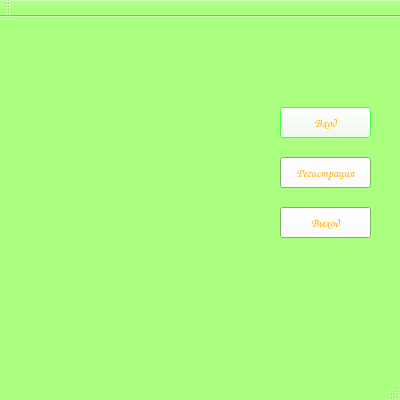
<?xml version="1.0" encoding="UTF-8"?>
<ui version="4.0">
 <class>MainWindow</class>
 <widget class="QMainWindow" name="MainWindow">
  <property name="geometry">
   <rect>
    <x>0</x>
    <y>0</y>
    <width>400</width>
    <height>400</height>
   </rect>
  </property>
  <property name="palette">
   <palette>
    <active>
     <colorrole role="WindowText">
      <brush brushstyle="SolidPattern">
       <color alpha="255">
        <red>0</red>
        <green>0</green>
        <blue>0</blue>
       </color>
      </brush>
     </colorrole>
     <colorrole role="Button">
      <brush brushstyle="SolidPattern">
       <color alpha="255">
        <red>255</red>
        <green>255</green>
        <blue>255</blue>
       </color>
      </brush>
     </colorrole>
     <colorrole role="Dark">
      <brush brushstyle="SolidPattern">
       <color alpha="255">
        <red>170</red>
        <green>255</green>
        <blue>127</blue>
       </color>
      </brush>
     </colorrole>
     <colorrole role="Text">
      <brush brushstyle="SolidPattern">
       <color alpha="255">
        <red>0</red>
        <green>0</green>
        <blue>0</blue>
       </color>
      </brush>
     </colorrole>
     <colorrole role="ButtonText">
      <brush brushstyle="SolidPattern">
       <color alpha="255">
        <red>255</red>
        <green>170</green>
        <blue>0</blue>
       </color>
      </brush>
     </colorrole>
     <colorrole role="Base">
      <brush brushstyle="SolidPattern">
       <color alpha="255">
        <red>255</red>
        <green>255</green>
        <blue>255</blue>
       </color>
      </brush>
     </colorrole>
     <colorrole role="Window">
      <brush brushstyle="SolidPattern">
       <color alpha="255">
        <red>170</red>
        <green>255</green>
        <blue>127</blue>
       </color>
      </brush>
     </colorrole>
     <colorrole role="Highlight">
      <brush brushstyle="SolidPattern">
       <color alpha="255">
        <red>0</red>
        <green>255</green>
        <blue>0</blue>
       </color>
      </brush>
     </colorrole>
    </active>
    <inactive>
     <colorrole role="WindowText">
      <brush brushstyle="SolidPattern">
       <color alpha="255">
        <red>0</red>
        <green>0</green>
        <blue>0</blue>
       </color>
      </brush>
     </colorrole>
     <colorrole role="Button">
      <brush brushstyle="SolidPattern">
       <color alpha="255">
        <red>255</red>
        <green>255</green>
        <blue>255</blue>
       </color>
      </brush>
     </colorrole>
     <colorrole role="Dark">
      <brush brushstyle="SolidPattern">
       <color alpha="255">
        <red>170</red>
        <green>255</green>
        <blue>127</blue>
       </color>
      </brush>
     </colorrole>
     <colorrole role="Text">
      <brush brushstyle="SolidPattern">
       <color alpha="255">
        <red>0</red>
        <green>0</green>
        <blue>0</blue>
       </color>
      </brush>
     </colorrole>
     <colorrole role="ButtonText">
      <brush brushstyle="SolidPattern">
       <color alpha="255">
        <red>255</red>
        <green>170</green>
        <blue>0</blue>
       </color>
      </brush>
     </colorrole>
     <colorrole role="Base">
      <brush brushstyle="SolidPattern">
       <color alpha="255">
        <red>255</red>
        <green>255</green>
        <blue>255</blue>
       </color>
      </brush>
     </colorrole>
     <colorrole role="Window">
      <brush brushstyle="SolidPattern">
       <color alpha="255">
        <red>170</red>
        <green>255</green>
        <blue>127</blue>
       </color>
      </brush>
     </colorrole>
     <colorrole role="Highlight">
      <brush brushstyle="SolidPattern">
       <color alpha="255">
        <red>0</red>
        <green>255</green>
        <blue>0</blue>
       </color>
      </brush>
     </colorrole>
    </inactive>
    <disabled>
     <colorrole role="WindowText">
      <brush brushstyle="SolidPattern">
       <color alpha="255">
        <red>170</red>
        <green>255</green>
        <blue>127</blue>
       </color>
      </brush>
     </colorrole>
     <colorrole role="Button">
      <brush brushstyle="SolidPattern">
       <color alpha="255">
        <red>255</red>
        <green>255</green>
        <blue>255</blue>
       </color>
      </brush>
     </colorrole>
     <colorrole role="Dark">
      <brush brushstyle="SolidPattern">
       <color alpha="255">
        <red>170</red>
        <green>255</green>
        <blue>127</blue>
       </color>
      </brush>
     </colorrole>
     <colorrole role="Text">
      <brush brushstyle="SolidPattern">
       <color alpha="255">
        <red>170</red>
        <green>255</green>
        <blue>127</blue>
       </color>
      </brush>
     </colorrole>
     <colorrole role="ButtonText">
      <brush brushstyle="SolidPattern">
       <color alpha="255">
        <red>170</red>
        <green>255</green>
        <blue>127</blue>
       </color>
      </brush>
     </colorrole>
     <colorrole role="Base">
      <brush brushstyle="SolidPattern">
       <color alpha="255">
        <red>170</red>
        <green>255</green>
        <blue>127</blue>
       </color>
      </brush>
     </colorrole>
     <colorrole role="Window">
      <brush brushstyle="SolidPattern">
       <color alpha="255">
        <red>170</red>
        <green>255</green>
        <blue>127</blue>
       </color>
      </brush>
     </colorrole>
     <colorrole role="Highlight">
      <brush brushstyle="SolidPattern">
       <color alpha="255">
        <red>51</red>
        <green>153</green>
        <blue>255</blue>
       </color>
      </brush>
     </colorrole>
    </disabled>
   </palette>
  </property>
  <property name="font">
   <font>
    <family>Comic Sans MS</family>
    <weight>50</weight>
    <bold>false</bold>
   </font>
  </property>
  <property name="cursor">
   <cursorShape>UpArrowCursor</cursorShape>
  </property>
  <property name="windowTitle">
   <string>СЧЕТЧИК КАЛОРИЙ</string>
  </property>
  <property name="windowIcon">
   <iconset>
    <normaloff>images/carrotico.ico</normaloff>images/carrotico.ico</iconset>
  </property>
  <widget class="QWidget" name="centralWidget">
   <widget class="QPushButton" name="enter">
    <property name="geometry">
     <rect>
      <x>280</x>
      <y>90</y>
      <width>91</width>
      <height>31</height>
     </rect>
    </property>
    <property name="text">
     <string>Вход</string>
    </property>
    <property name="default">
     <bool>true</bool>
    </property>
   </widget>
   <widget class="QPushButton" name="checkin">
    <property name="geometry">
     <rect>
      <x>280</x>
      <y>140</y>
      <width>91</width>
      <height>31</height>
     </rect>
    </property>
    <property name="text">
     <string>Регистрация</string>
    </property>
   </widget>
   <widget class="QPushButton" name="exit">
    <property name="geometry">
     <rect>
      <x>280</x>
      <y>190</y>
      <width>91</width>
      <height>31</height>
     </rect>
    </property>
    <property name="text">
     <string>Выход</string>
    </property>
   </widget>
   <widget class="QLabel" name="label">
    <property name="geometry">
     <rect>
      <x>30</x>
      <y>20</y>
      <width>211</width>
      <height>291</height>
     </rect>
    </property>
    <property name="text">
     <string/>
    </property>
    <property name="pixmap">
     <pixmap resource="images/immmg.qrc">:/img/carrotminipng.png</pixmap>
    </property>
   </widget>
  </widget>
  <widget class="QMenuBar" name="menuBar">
   <property name="geometry">
    <rect>
     <x>0</x>
     <y>0</y>
     <width>400</width>
     <height>26</height>
    </rect>
   </property>
  </widget>
  <widget class="QToolBar" name="mainToolBar">
   <attribute name="toolBarArea">
    <enum>TopToolBarArea</enum>
   </attribute>
   <attribute name="toolBarBreak">
    <bool>false</bool>
   </attribute>
  </widget>
  <widget class="QStatusBar" name="statusBar"/>
 </widget>
 <layoutdefault spacing="6" margin="11"/>
 <resources>
  <include location="images/immmg.qrc"/>
 </resources>
 <connections/>
</ui>
